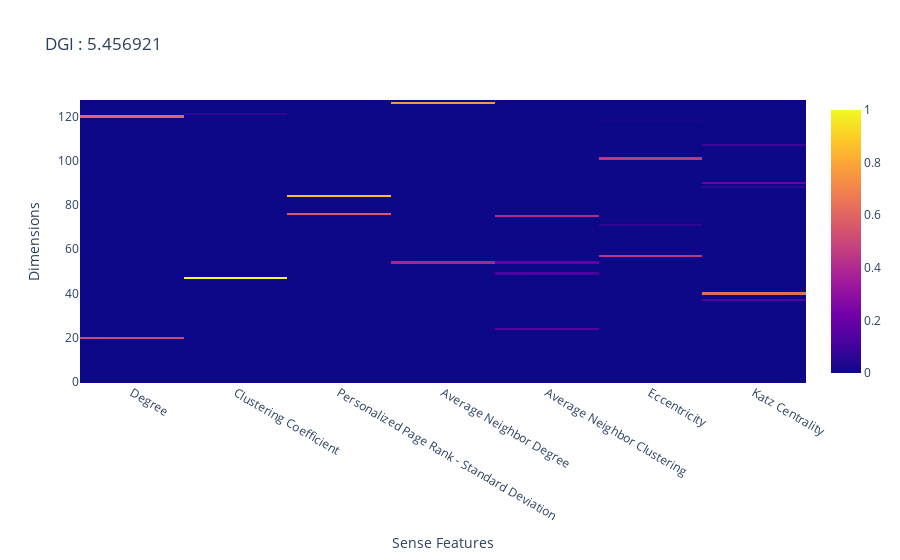
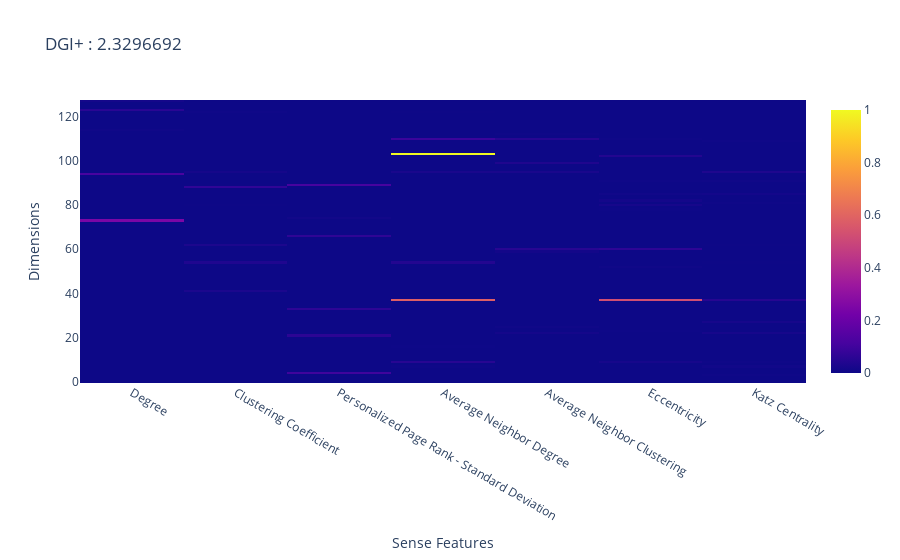

The notebook cell these images were saved under, in order:
### Code cell
fig = go.Figure()
fig.add_trace(go.Heatmap(z = explain_og,
                         x = list(sense_feat_dict), 
                         ))
fig.update_layout(title_text = 'DGI : ' + str(np.linalg.norm(explain_og, ord = 'nuc')), 
                  xaxis_title_text = 'Sense Features', 
                  yaxis_title_text = 'Dimensions')

fig.show()

fig = go.Figure()
fig.add_trace(go.Heatmap(z = explain_plus,
                         x = list(sense_feat_dict), 
                         ))
fig.update_layout(title_text = 'DGI+ : ' + str(np.linalg.norm(explain_plus, ord = 'nuc')), 
                  xaxis_title_text = 'Sense Features', 
                  yaxis_title_text = 'Dimensions')

fig.show()

### Figure 1 — Plotly figure (JSON) as saved in the notebook; plotly's stock layout.template omitted (floating-point values rounded to 4 significant figures; data arrays with more than 128 entries replaced by an {"elided": "..."} marker saying what was removed)
{"data": [{"type": "heatmap", "x": ["Degree", "Clustering Coefficient", "Personalized Page Rank - Standard Deviation", "Average Neighbor Degree", "Average Neighbor Clustering", "Eccentricity", "Katz Centrality"], "z": {"elided": "128x7 float values"}}], "layout": {"title": {"text": "DGI : 5.456921"}, "xaxis": {"title": {"text": "Sense Features"}}, "yaxis": {"title": {"text": "Dimensions"}}}}

### Figure 2 — Plotly figure (JSON) as saved in the notebook; plotly's stock layout.template omitted (floating-point values rounded to 4 significant figures; data arrays with more than 128 entries replaced by an {"elided": "..."} marker saying what was removed)
{"data": [{"type": "heatmap", "x": ["Degree", "Clustering Coefficient", "Personalized Page Rank - Standard Deviation", "Average Neighbor Degree", "Average Neighbor Clustering", "Eccentricity", "Katz Centrality"], "z": {"elided": "128x7 float values"}}], "layout": {"title": {"text": "DGI+ : 2.3296692"}, "xaxis": {"title": {"text": "Sense Features"}}, "yaxis": {"title": {"text": "Dimensions"}}}}
